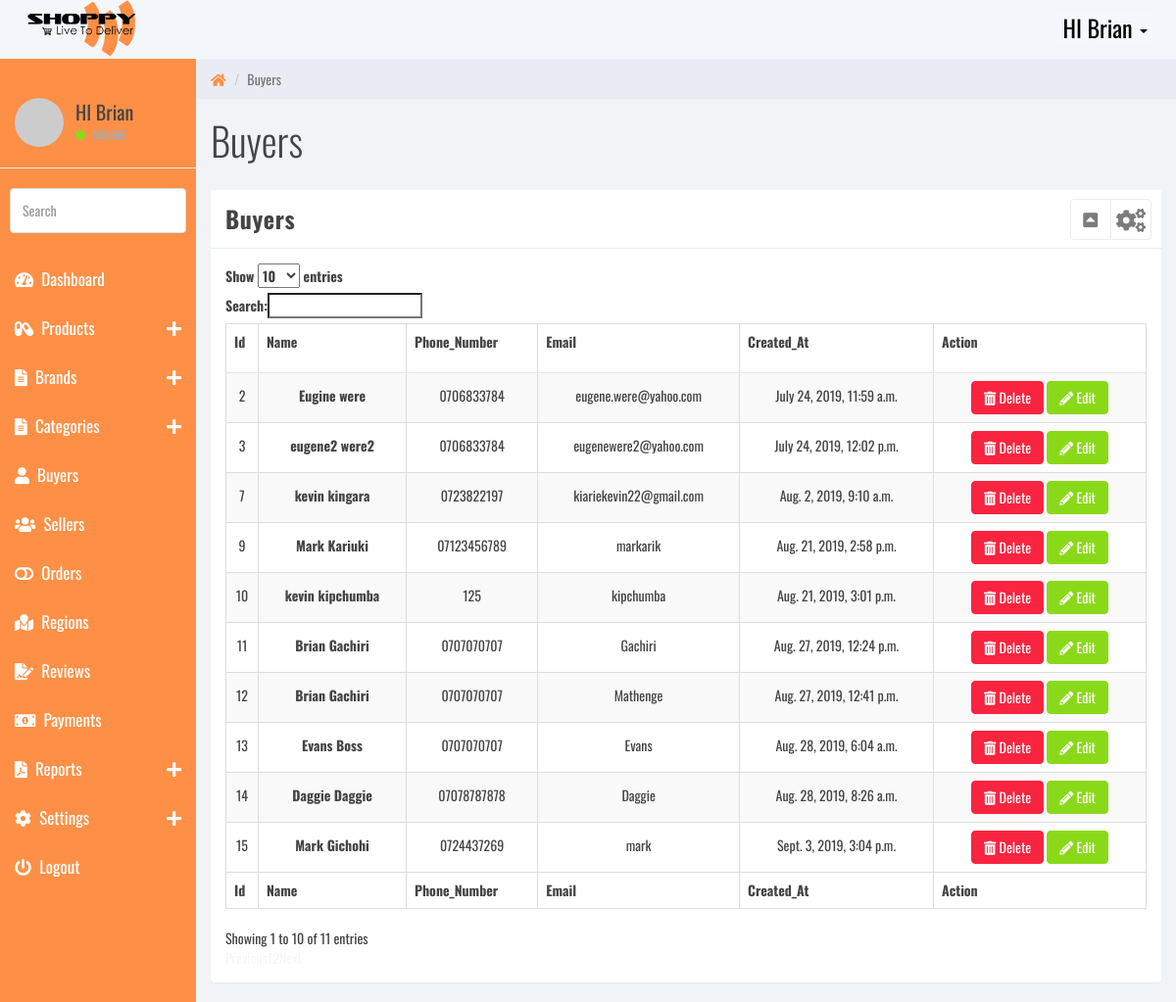
/shoppyadmin/buyers/ (signed in), run on the app's committed database.
### shoppy/models.py (models this page shows, shortened)
class Buyer(get_user_model()):
    phone_number = models.CharField(max_length=20,null=False, blank=False)
    class Meta:
        verbose_name = 'Buyer'
        verbose_name_plural = 'Buyers'

### shoppyadmin/views.py (the view)
# urls.py: path('buyers/', views.buyers, name='shoppy-admin-buyers'),
@login_required()
def buyers(request):
    buyers = Buyer.objects.all()
    context = {
        'buyers': buyers,
    }
    return render(request, 'buyers.html', context)

### shoppy/templatetags/call_method.py (called while the page is built)
@register.filter(name='is_seller')
def is_seller(user):
    user_id=user.id
    seller = Seller.objects.filter(user_ptr_id=user_id).first()
    if seller is None:
        return False
    else:
        return True

### shoppyadmin/templates/buyers.html (shortened to what this page needs)
{% extends 'aaa_layout.html' %}
{% load static %}
{% block links %}
    <link rel="stylesheet" href="https://cdn.datatables.net/1.10.18/css/dataTables.bootstrap.min.css">
{% endblock %}
{% block content %}
	<div class="col-sm-9 col-sm-offset-3 col-lg-10 col-lg-offset-2 main">
		<div class="row">
			<ol class="breadcrumb">
				<li><a href="#">
					<em class="fa fa-home"></em>
				</a></li>
				<li class="active">Buyers</li>
			</ol>
		</div>
		<div class="row">
			<div class="col-lg-12">
				<h1 class="page-header">Buyers</h1>
			</div>
		</div>
		<div class="row">
			<div class="col-md-12">
				<div class="panel panel-default articles">
					<div class="panel-heading">
						Buyers
						<ul class="pull-right panel-settings panel-button-tab-right">
							<li class="dropdown"><a class="pull-right dropdown-toggle" data-toggle="dropdown" href="#">
								<em class="fa fa-cogs"></em>
							</a>
							</li>
						</ul>
						<span class="pull-right clickable panel-toggle panel-button-tab-left"><em class="fa fa-toggle-up"></em></span></div>
					<div class="panel-body articles-container">
                         <div class="canvas-wrapper">
							<div class="main-chart" id="line-chart" height="200" width="600">
                                <table id="example" class="table table-striped table-bordered" style="width:100%;">
                                    <thead >
                                        <tr class="text-capitalize">
                                            <th>Id</th>
                                            <th>Name</th>
                                            <th>Phone_Number</th>
                                            <th>Email</th>
                                            <th>Created_At</th>
                                            <th>Action</th>
                                        </tr>
                                    </thead>
                                    <tbody>
                                         {% for buyer in buyers %}
                                            <tr class="text-center ">
                                                <td class="tb-data">{{ buyer.id }}</td>
                                                <td class="product-details">{{ buyer.first_name }} {{ buyer.last_name }}</td>
                                                <td class="tb-data">{{ buyer.phone_number }}</td>
                                                <td class="tb-data">{{ buyer.username }}</td>
                                                <td class="tb-data">{{ buyer.date_joined }}</td>
                                                <td class="text-center tb-data">
                                                    <a href="#" class="btn btn-danger"><i class="fas fa-trash-alt"></i> Delete</a>
                                                    <a href="#" class="btn btn-success"><i class="fas fa-pencil-alt"></i> Edit</a>
                                                </td>
                                            </tr>
                                         {% endfor %}
                                    </tbody>
                                    <tfoot >
                                        <tr class="text-capitalize">
                                            <th>Id</th>
                                            <th>Name</th>
                                            <th>Phone_Number</th>
                                            <th>Email</th>
                                            <th>Created_At</th>
                                            <th>Action</th>
                                        </tr>
                                    </tfoot>
                                </table>
                            </div>
                         </div>
					</div>
				</div>
			</div>
		</div>
	</div>
{% endblock content %}

### shoppyadmin/templates/aaa_layout.html (shortened to what this page needs)
<!DOCTYPE html>
{% load static %}
{% load call_method %}
<html>
<head>
    <link rel="stylesheet" href="https://cdnjs.cloudflare.com/ajax/libs/normalize/5.0.0/normalize.min.css">
    <link rel="stylesheet" href="{% static 'css/preloadercss/style.css' %}">
	<link href="{% static 'css/bootstrap.min.css' %}" rel="stylesheet">
	<link href="{% static 'css/font-awesome.min.css' %}" rel="stylesheet">
	<link href="{% static 'css/datepicker3.css' %}" rel="stylesheet">
	<link href="{% static 'css/styles.css' %}" rel="stylesheet">
    <link rel="stylesheet" href="https://use.fontawesome.com/releases/v5.8.2/css/all.css">
    {% block links %}
    {% endblock links %}
</head>
<body>
    <div class="col-sm-12 col-md-12 col-lg-12">
         <nav style="margin: 0;" class="navbar navbar-custom navbar-fixed-top" role="navigation">
		<div class="container-fluid">
			<div class="navbar-header">
				<a class="navbar-brand logo-admin" href="{% url 'ShoppyAdmin:shoppy-admin-home' %}">
                    <img src="{% static 'sitelogo/shoppy.png' %}" alt="">
                </a>
                <div class="dropdown pull-right">
                  <button style="" class="username dropdown-toggle " type="button" data-toggle="dropdown">
                      {% if request.user.is_authenticated %}
                        HI {{ request.user.first_name }}
                      {% else %}
                        <span class="">
                            <i class="fas fa-user-alt"></i>
                        </span>
                      {% endif %}
                      <span class="caret"></span>
                  </button>
                </div>
			</div>
		</div>
	</nav>
    </div>
	<div id="sidebar-collapse" class="col-sm-3 col-lg-2 sidebar">
		<div class="profile-sidebar ">
			<div class="profile-userpic mt-4">
				<img src="http://placehold.it/50/30a5ff/fff" class="img-responsive" alt="">
			</div>
			<div class="profile-usertitle">
				<div class="profile-usertitle-name">
                    {% if request.user.is_authenticated %}
                        HI {{ request.user.first_name }}
                      {% else %}
                        <span class="">
                            Username
                        </span>
                      {% endif %}
                </div>
				<div class="profile-usertitle-status">
                    {% if request.user.is_authenticated %}
                        <span class="indicator label-success"></span>
                    {% else %}
                        <span class="indicator label-primary"></span>
                        Offline
                    {% endif %}
                </div>
			</div>
		</div>
		<form role="search">
			<div class="form-group">
				<input type="text" class="form-control" placeholder="Search">
			</div>
		</form>
		<ul class="nav menu">
            <li><a href="{%  url 'ShoppyAdmin:shoppy-admin-home' %}"><em class="fas fa-tachometer-alt">&nbsp;</em> Dashboard</a></li>
			<li class="parent">
                <a  data-toggle="collapse" href="#productssubmenus">
				     <em class="fas  fa-capsules ">&nbsp;</em>
                        Products
                     <span data-toggle="collapse" href="#productssubmenus" class="icon pull-right">
                         <em class="fa fa-plus"></em>
                     </span>
				</a>
			</li>
            <li class="parent">
                <a data-toggle="collapse" href="#sub-item-3">
				     <em class="fas fa-file-alt">&nbsp;</em>
                        Brands
                     <span data-toggle="collapse" href="#sub-item-3" class="icon pull-right">
                         <em class="fa fa-plus"></em>
                     </span>
				</a>
			</li>
            <li class="parent">
                <a data-toggle="collapse" href="#sub-item-cat">
				     <em class="fas fa-file-alt">&nbsp;</em>
                        Categories
                     <span data-toggle="collapse" href="#sub-item-3" class="icon pull-right">
                         <em class="fa fa-plus"></em>
                     </span>
				</a>
			</li>
            {% if not request.user|is_seller %}
			<li class=""><a href="{%  url 'ShoppyAdmin:shoppy-admin-buyers' %}"><em class="fas fa-user">&nbsp;</em> Buyers</a></li>
			<li class=""><a href="{% url 'ShoppyAdmin:shoppy-admin-sellers' %}"><em class="fas fa-users">&nbsp;</em> Sellers</a></li>
			{% endif %}
            <li class=""><a href="{% url 'ShoppyAdmin:shoppy-admin-orders' %}"><em class="fa fa-toggle-off">&nbsp;</em> Orders</a></li>
			<li class=""><a href="{% url 'ShoppyAdmin:shoppy-admin-view-regions' %}"><em class="fa fa-map-marked">&nbsp;</em> Regions</a></li>
			<li class=""><a href="{% url 'ShoppyAdmin:shoppy-admin-reviews' %}"><em class="fas fa-file-signature">&nbsp;</em> Reviews</a></li>
            <li class=""><a href="{% url 'ShoppyAdmin:shoppy-payments' %}"><em class="fas fa-money-bill-alt">&nbsp;</em> Payments</a></li>
            <li class="parent">
                <a data-toggle="collapse" href="#reports">
				     <em class="fas fa-file-pdf">&nbsp;</em>
                        Reports
                     <span data-toggle="collapse" href="#reports" class="icon pull-right">
                         <em class="fa fa-plus"></em>
                     </span>
				</a>
			</li>
            <li class="parent">
                <a data-toggle="collapse" href="#setting_sub">
				     <em class="fa fa-cog">&nbsp;</em>
                        Settings
                     <span data-toggle="collapse" href="#setting_sub     " class="icon pull-right">
                         <em class="fa fa-plus"></em>
                     </span>
				</a>
			</li>
			<li class=""><a href="{% url 'Shoppy:shoppy-logout' %}"><em class="fa fa-power-off">&nbsp;</em> Logout</a></li>
		</ul>
	</div>
    <div style=" position: absolute; z-index: 9;" class="col-sm-9 col-sm-offset-3 col-lg-10 col-lg-offset-2 main" >
    </div>
    {% block content %}
    {% endblock %}
</body>
</html>

### data on the page
Buyer: id "2", first_name "Eugine", last_name "were", phone_number "0706833784", username "eugene.were@yahoo.com", date_joined "July 24, 2019, 11:59 a.m."
Buyer: id "3", first_name "eugene2", last_name "were2", phone_number "0706833784", username "eugenewere2@yahoo.com", date_joined "July 24, 2019, 12:02 p.m."
Buyer: id "7", first_name "kevin", last_name "kingara", phone_number "0723822197", username "kiariekevin22@gmail.com", date_joined "Aug. 2, 2019, 9:10 a.m."
Buyer: id "9", first_name "Mark", last_name "Kariuki", phone_number "07123456789", username "markarik", date_joined "Aug. 21, 2019, 2:58 p.m."
Buyer: id "10", first_name "kevin", last_name "kipchumba", phone_number "125", username "kipchumba", date_joined "Aug. 21, 2019, 3:01 p.m."
Buyer: id "11", first_name "Brian", last_name "Gachiri", phone_number "0707070707", username "Gachiri", date_joined "Aug. 27, 2019, 12:24 p.m."
Buyer: id "12", first_name "Brian", last_name "Gachiri", phone_number "0707070707", username "Mathenge", date_joined "Aug. 27, 2019, 12:41 p.m."
Buyer: id "13", first_name "Evans", last_name "Boss", phone_number "0707070707", username "Evans", date_joined "Aug. 28, 2019, 6:04 a.m."
Buyer: id "14", first_name "Daggie", last_name "Daggie", phone_number "07078787878", username "Daggie", date_joined "Aug. 28, 2019, 8:26 a.m."
Buyer: id "15", first_name "Mark", last_name "Gichohi", phone_number "0724437269", username "mark", date_joined "Sept. 3, 2019, 3:04 p.m."

### other printed values
{{ request.user.first_name }} "Brian"
